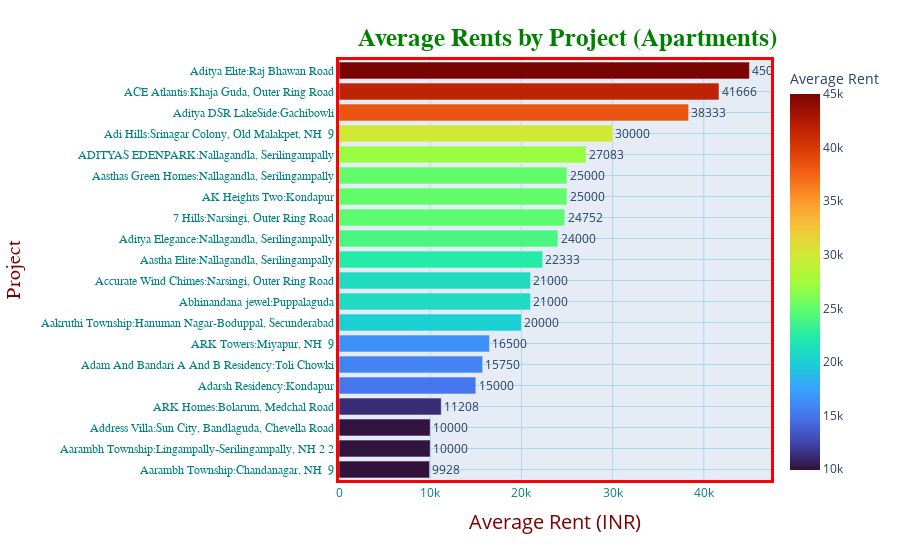

Notebook cell for this chart:
### Code cell
project_df = df.dropna()
project_df['pro_loc'] = project_df['project'] + ':' + project_df['locality']
project_grp = project_df.groupby('pro_loc')
project_rents = project_grp['price'].mean()
project_rents = dict(project_rents)
list1 = project_rents.keys()
list2 = project_rents.values()
projectrents_df = pd.DataFrame(list(zip(list1,list2)), columns=['project','mean_rent'])
projectrents_df['mean_rent'] = projectrents_df['mean_rent'].astype(int)

fig = px.bar(projectrents_df[0:20],y='project', x='mean_rent', text='mean_rent',orientation='h',
            labels={'mean_rent':'Average Rent'}, color='mean_rent', color_continuous_scale = 'Turbo') 

fig.update_traces(textposition='outside')
fig.update_layout(title_text="<b>Average Rents by Project (Apartments)</b>",
                 title_font_size=25,
                 title_font_color='green',
                 title_font_family='Titillium Web',
                 title_x=0.63,
                 title_y=0.95,
                 title_xanchor='center',
                 title_yanchor='top',
                 yaxis={'categoryorder':'total ascending'}
                 )

fig.update_xaxes(
        color='teal',
        title_text='Average Rent (INR)',
        title_font_family='Open Sans',
        title_font_size=20,
        title_font_color='maroon',
        title_standoff = 15,
        gridcolor='lightblue',
        tickmode='auto',
        linecolor='red',
        linewidth=3,
        mirror=True)

fig.update_yaxes(
        color='Teal',
        title_text='Project',
        title_font_family='Droid Sans',
        title_font_size=20,
        title_font_color='maroon',
        title_standoff = 15,
        tickfont_family='Arial',
        nticks = 20,
        gridcolor='lightblue',
        linecolor='red',
        linewidth=3,
        mirror = True)

### Figure 1 — Plotly figure (JSON) as saved in the notebook; plotly's stock layout.template omitted (floating-point values rounded to 4 significant figures)
{"data": [{"alignmentgroup": "True", "hovertemplate": "Average Rent=%{marker.color}<br>project=%{y}<extra></extra>", "legendgroup": "", "marker": {"color": [24752, 41666, 27083, 25000, 11208, 16500, 20000, 9928, 10000, 22333, 25000, 21000, 21000, 15750, 15000, 10000, 30000, 38333, 24000, 45000], "coloraxis": "coloraxis", "pattern": {"shape": ""}}, "name": "", "offsetgroup": "", "orientation": "h", "showlegend": false, "text": ["24752", "41666", "27083", "25000", "11208", "16500", "20000", "9928", "10000", "22333", "25000", "21000", "21000", "15750", "15000", "10000", "30000", "38333", "24000", "45000"], "textposition": "outside", "type": "bar", "x": [24752, 41666, 27083, 25000, 11208, 16500, 20000, 9928, 10000, 22333, 25000, 21000, 21000, 15750, 15000, 10000, 30000, 38333, 24000, 45000], "xaxis": "x", "y": ["7 Hills:Narsingi, Outer Ring Road", "ACE Atlantis:Khaja Guda, Outer Ring Road", "ADITYAS EDENPARK:Nallagandla, Serilingampally", "AK Heights Two:Kondapur", "ARK Homes:Bolarum, Medchal Road", "ARK Towers:Miyapur, NH  9", "Aakruthi Township:Hanuman Nagar-Boduppal, Secunderabad", "Aarambh Township:Chandanagar, NH  9", "Aarambh Township:Lingampally-Serilingampally, NH 2 2", "Aastha Elite:Nallagandla, Serilingampally", "Aasthas Green Homes:Nallagandla, Serilingampally", "Abhinandana jewel:Puppalaguda", "Accurate Wind Chimes:Narsingi, Outer Ring Road", "Adam And Bandari A And B Residency:Toli Chowki", "Adarsh Residency:Kondapur", "Address Villa:Sun City, Bandlaguda, Chevella Road", "Adi Hills:Srinagar Colony, Old Malakpet, NH  9", "Aditya DSR LakeSide:Gachibowli", "Aditya Elegance:Nallagandla, Serilingampally", "Aditya Elite:Raj Bhawan Road"], "yaxis": "y"}], "layout": {"barmode": "relative", "coloraxis": {"colorbar": {"title": {"text": "Average Rent"}}, "colorscale": [[0, "#30123b"], [0.07143, "#4145ab"], [0.1429, "#4675ed"], [0.2143, "#39a2fc"], [0.2857, "#1bcfd4"], [0.3571, "#24eca6"], [0.4286, "#61fc6c"], [0.5, "#a4fc3b"], [0.5714, "#d1e834"], [0.6429, "#f3c63a"], [0.7143, "#fe9b2d"], [0.7857, "#f36315"], [0.8571, "#d93806"], [0.9286, "#b11901"], [1, "#7a0402"]]}, "legend": {"tracegroupgap": 0}, "margin": {"t": 60}, "title": {"font": {"color": "green", "family": "Titillium Web", "size": 25}, "text": "<b>Average Rents by Project (Apartments)</b>", "x": 0.63, "xanchor": "center", "y": 0.95, "yanchor": "top"}, "xaxis": {"anchor": "y", "color": "teal", "domain": [0, 1], "gridcolor": "lightblue", "linecolor": "red", "linewidth": 3, "mirror": true, "tickmode": "auto", "title": {"font": {"color": "maroon", "family": "Open Sans", "size": 20}, "standoff": 15, "text": "Average Rent (INR)"}}, "yaxis": {"anchor": "x", "categoryorder": "total ascending", "color": "Teal", "domain": [0, 1], "gridcolor": "lightblue", "linecolor": "red", "linewidth": 3, "mirror": true, "nticks": 20, "tickfont": {"family": "Arial"}, "title": {"font": {"color": "maroon", "family": "Droid Sans", "size": 20}, "standoff": 15, "text": "Project"}}}}
